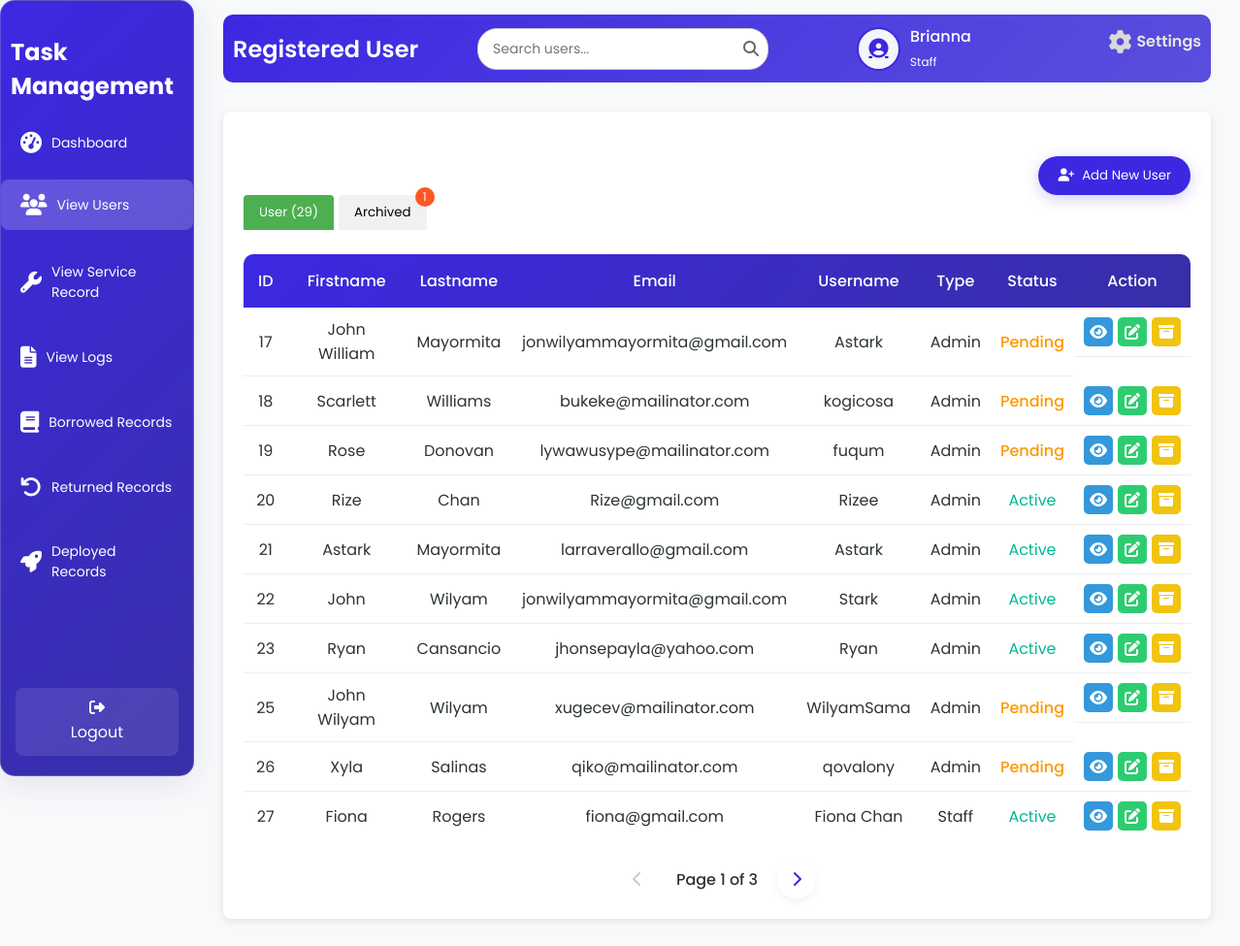
The app's page /viewU.php (signed in), older data.
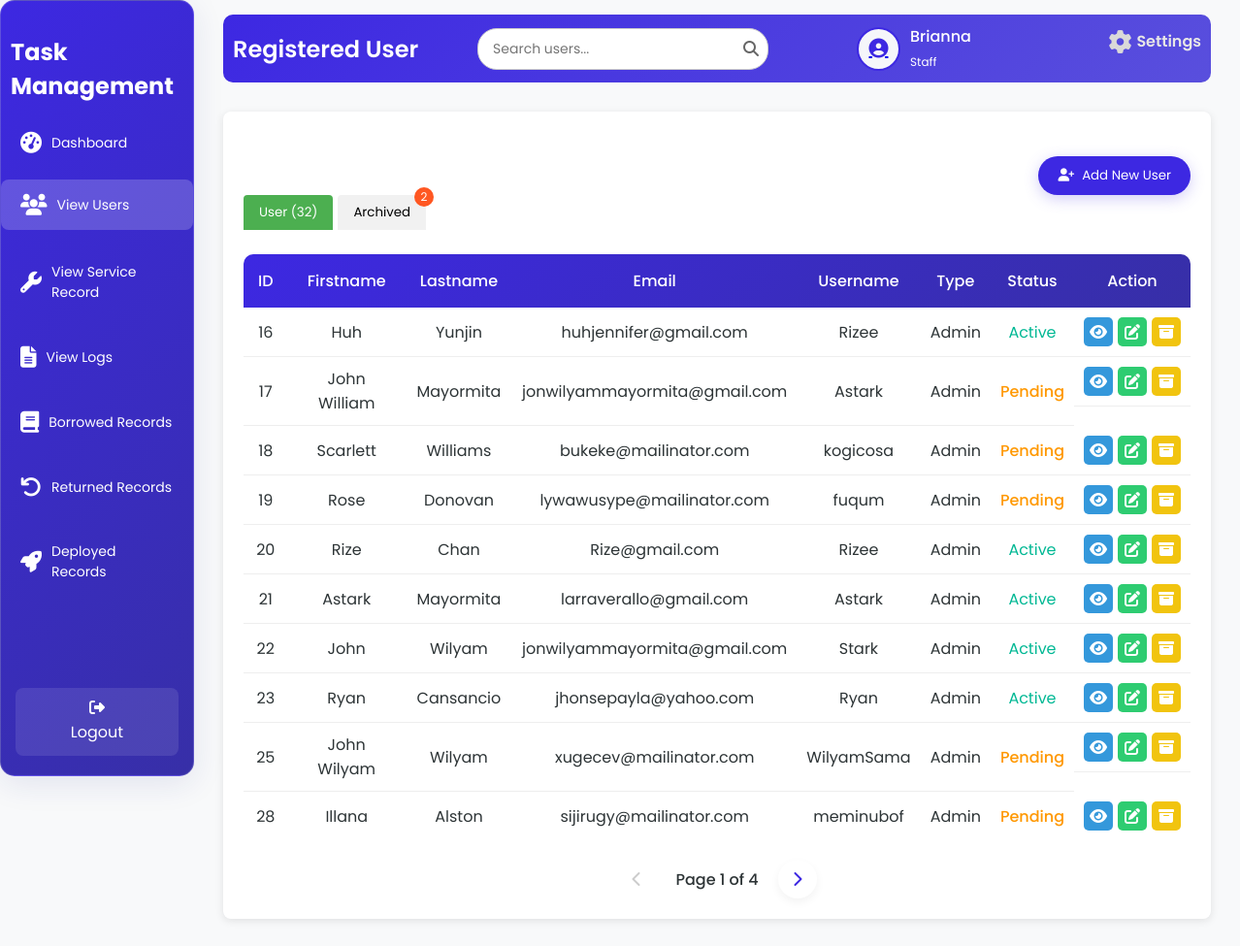
The same page, newer data.
### tables this page shows
CREATE TABLE `tbl_user` (
  `u_id` int(50) NOT NULL,
  `u_fname` varchar(200) NOT NULL,
  `u_lname` varchar(200) NOT NULL,
  `u_email` varchar(200) NOT NULL,
  `u_username` varchar(200) NOT NULL,
  `u_password` varchar(200) NOT NULL,
  `u_type` varchar(200) NOT NULL,
  `u_status` varchar(200) NOT NULL
);

### viewU.php (the view, shortened to what this page needs)
<?php
include 'db.php';
$username = $_SESSION['username'];
$firstName = '';
$userType = '';
$avatarPath = $_SESSION['avatarPath'];
if ($conn) {
    $sqlUser = "SELECT u_fname, u_lname, u_type FROM tbl_user WHERE u_username = ?";
    $stmt = $conn->prepare($sqlUser);
    $stmt->bind_param("s", $username);
    $stmt->execute();
    $resultUser = $stmt->get_result();
    if ($resultUser->num_rows > 0) {
        $row = $resultUser->fetch_assoc();
        $firstName = $row['u_fname'];
        $userType = $row['u_type'];
    }
    $limit = 10;
    $page = isset($_GET['page']) ? (int)$_GET['page'] : 1;
    $offset = ($page - 1) * $limit;
    $countQuery = "SELECT COUNT(*) as total FROM tbl_user WHERE u_status IN ('active', 'pending')";
    $countResult = $conn->query($countQuery);
    $totalUsers = $countResult->fetch_assoc()['total'];
    $totalPages = ceil($totalUsers / $limit);
    $sql = "SELECT u_id, u_fname, u_lname, u_email, u_username, u_type, u_status FROM tbl_user WHERE u_status IN ('active', 'pending') LIMIT ?, ?";
    $stmt = $conn->prepare($sql);
    $stmt->bind_param("ii", $offset, $limit);
    $stmt->execute();
    $activeAndPendingUsers = $stmt->get_result();
    $archivedCountQuery = "SELECT COUNT(*) as total FROM tbl_archive";
    $archivedCountResult = $conn->query($archivedCountQuery);
    $totalArchived = $archivedCountResult->fetch_assoc()['total'];
} else {
    echo "Database connection failed.";
    exit();
}
?>
<!DOCTYPE html>
<html lang="en">
<head>
    <link rel="stylesheet" href="view.css">
    <link rel="stylesheet" href="https://cdnjs.cloudflare.com/ajax/libs/font-awesome/6.6.0/css/all.min.css" />
</head>
<body>
<div class="wrapper">
<div class="sidebar glass-container">
        <h2>Task Management</h2>
        <ul>
            <li><a href="adminD.php"><i class="fas fa-tachometer-alt"></i> <span>Dashboard</span></a></li>
            <li><a href="viewU.php" class="active"><i class="fas fa-users"></i> <span>View Users</span></a></li>
            <li><a href="view_service_record.php"><i class="fas fa-wrench"></i> <span>View Service Record</span></a></li>
            <li><a href="logs.php"><i class="fas fa-file-alt"></i> <span>View Logs</span></a></li>
            <li><a href="borrowedT.php"><i class="fas fa-book"></i> <span>Borrowed Records</span></a></li>
            <li><a href="returnT.php"><i class="fas fa-undo"></i> <span>Returned Records</span></a></li>
            <li><a href="deployedT.php"><i class="fas fa-rocket"></i> <span>Deployed Records</span></a></li>
        </ul>
        <footer>
         <a href="index.php" class="back-home"><i class="fas fa-sign-out-alt"></i> Logout</a>
        </footer>
    </div>
    <div class="container">
        <div class="upper">
            <h1>Registered User</h1>
            <div class="search-container">
                <input type="text" class="search-bar" id="searchInput" placeholder="Search users..." onkeyup="debouncedSearchUsers()">
                <span class="search-icon"><i class="fas fa-search"></i></span>
            </div>
            <div class="user-profile">
                <div class="user-icon">
                    <a href="image.php">
                        <?php
                        $cleanAvatarPath = preg_replace('/\?\d+$/', '', $avatarPath);
                        if (!empty($avatarPath) && file_exists($cleanAvatarPath)) {
                            echo "<img src='" . htmlspecialchars($avatarPath, ENT_QUOTES, 'UTF-8') . "' alt='User Avatar'>";
                        } else {
                            echo "<i class='fas fa-user-circle'></i>";
                        }
                        ?>
                    </a>
                </div>
                <div class="user-details">
                    <span><?php echo htmlspecialchars($firstName, ENT_QUOTES, 'UTF-8'); ?></span>
                    <small><?php echo htmlspecialchars(ucfirst($userType), ENT_QUOTES, 'UTF-8'); ?></small>
                </div>
                <a href="settings.php" class="settings-link">
                    <i class="fas fa-cog"></i>
                    <span>Settings</span>
                </a>
            </div>
        </div>
        <div class="table-box glass-container">
            <div class="tab-buttons">
                <button class="tab-btn active" onclick="showTab('active')">User (<?php echo $totalUsers; ?>)</button>
                <button class="tab-btn" onclick="showTab('archived')">
                    Archived
                    <?php if ($totalArchived > 0): ?>
                        <span class="tab-badge"><?php echo $totalArchived; ?></span>
                    <?php endif; ?>
                </button>
            </div>
            <div id="active-users-tab" class="active">
                <div>
                    <button class="add-user-btn" onclick="window.location.href='addU.php'"><i class="fas fa-user-plus"></i> Add New User</button>
                </div>
                <table id="active-users-table">
                    <thead>
                        <tr>
                            <th>ID</th>
                            <th>Firstname</th>
                            <th>Lastname</th>
                            <th>Email</th>
                            <th>Username</th>
                            <th>Type</th>
                            <th>Status</th>
                            <th>Action</th>
                        </tr>
                    </thead>
                    <tbody id="active-users-tbody">
                        <?php
                        if ($activeAndPendingUsers->num_rows > 0) {
                            while ($row = $activeAndPendingUsers->fetch_assoc()) {
                                echo "<tr>
                                        <td>{$row['u_id']}</td>
                                        <td>{$row['u_fname']}</td>
                                        <td>{$row['u_lname']}</td>
                                        <td>{$row['u_email']}</td>
                                        <td>{$row['u_username']}</td>
                                        <td>" . ucfirst(strtolower($row['u_type'])) . "</td>
                                        <td class='status-" . strtolower($row['u_status']) . "'>" . ucfirst(strtolower($row['u_status'])) . "</td>
                                        <td class='action-buttons'>
                                            <a class='view-btn' onclick=\"showViewModal('{$row['u_id']}', '{$row['u_fname']}', '{$row['u_lname']}', '{$row['u_email']}', '{$row['u_username']}', '{$row['u_type']}', '{$row['u_status']}')\" title='View'><i class='fas fa-eye'></i></a>
                                            <a class='edit-btn' href='editU.php?id=" . htmlspecialchars($row['u_id'], ENT_QUOTES, 'UTF-8') . "' title='Edit'><i class='fas fa-edit'></i></a>
                                            <a class='archive-btn' onclick=\"showArchiveModal('{$row['u_id']}', '{$row['u_fname']} {$row['u_lname']}')\" title='Archive'><i class='fas fa-archive'></i></a>
                                        </td>
                                    </tr>";
                            }
                        } else {
                            echo "<tr><td colspan='8' style='text-align: center;'>No active or pending users found.</td></tr>";
                        }
                        ?>
                    </tbody>
                </table>
                <div class="pagination" id="active-users-pagination">
                    <?php if ($page > 1): ?>
                        <a href="?tab=active&page=<?php echo $page - 1; ?>" class="pagination-link"><i class="fas fa-chevron-left"></i></a>
                    <?php else: ?>
                        <span class="pagination-link disabled"><i class="fas fa-chevron-left"></i></span>
                    <?php endif; ?>
                    <span class="current-page">Page <?php echo $page; ?> of <?php echo $totalPages; ?></span>
                    <?php if ($page < $totalPages): ?>
                        <a href="?tab=active&page=<?php echo $page + 1; ?>" class="pagination-link"><i class="fas fa-chevron-right"></i></a>
                    <?php else: ?>
                        <span class="pagination-link disabled"><i class="fas fa-chevron-right"></i></span>
                    <?php endif; ?>
                </div>
            </div>
        </div>
    </div>
</div>
</body>
</html>

Row changes from the older to the newer data that the page shows:
removed tbl_user: u_id "26", u_fname "Xyla", u_lname "Salinas", u_email "qiko@mailinator.com", u_username "qovalony", u_type "Admin", u_status "Pending"
removed tbl_user: u_id "27", u_fname "Fiona", u_lname "Rogers", u_email "fiona@gmail.com", u_username "Fiona Chan", u_type "Staff", u_status "Active"
added tbl_user: u_id "16", u_fname "Huh", u_lname "Yunjin", u_email "huhjennifer@gmail.com", u_username "Rizee", u_type "Admin", u_status "Active"
now on this page (row unchanged): tbl_user: u_id "28", u_fname "Illana", u_lname "Alston", u_email "sijirugy@mailinator.com", u_username "meminubof", u_type "Admin", u_status "Pending"
Text that changed along with them:
$totalUsers: "29" → "32"
$totalArchived: "1" → "2"
$totalPages: "3" → "4"
